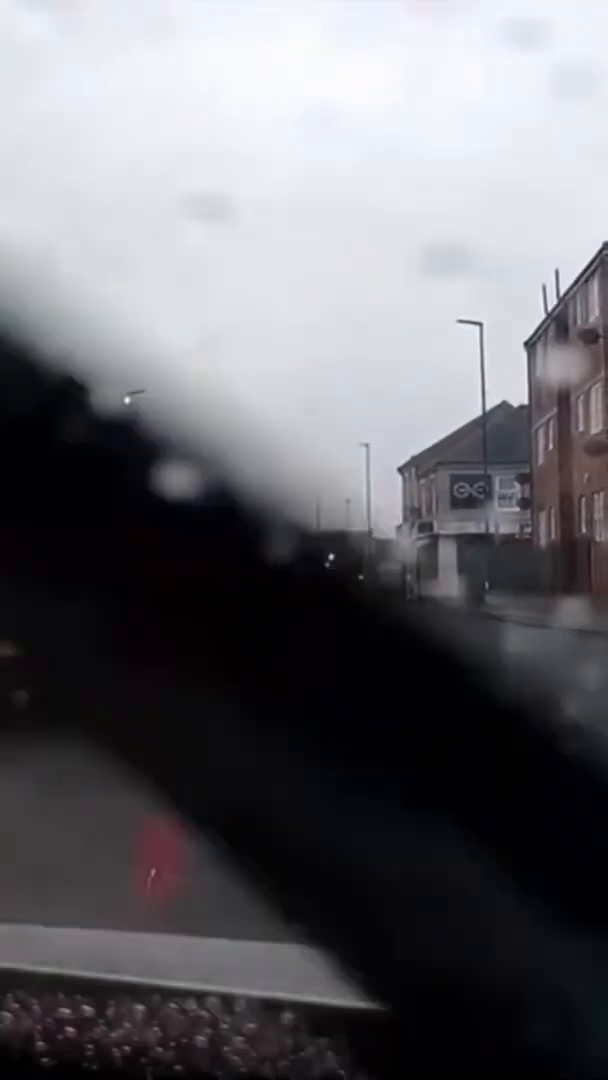
#> input picture frame 43 of car and pedestrains detector/dashcam1.mp4, 608 x 1080 px
$ python car_and_pedestrains.py
#> lines starting #> are read from the running program, lines starting #| are printed output that depends on the picture; after the words box and inside, x2 and y2 are one past the last pixel; in counts of white or black regions, pixels touching at a corner belong together
import cv2

from random import randrange

#setting the window size
cv2.namedWindow('Car and Pedestrains Detector', cv2.WINDOW_NORMAL)

#importing the video file to the code and save in some variable
video = cv2.VideoCapture('dashcam1.mp4')
# video = cv2.VideoCapture('dashcam2.mp4')
# video = cv2.VideoCapture('dashcam3.mp4')

#adding our pre-trained algorithm's tio the variables
car_tracker_algorithm = 'car_algoritham.xml'
pedestrain_tracker_algorithm = 'pedestrain_algorithm.xml'

#adding the classifiers
car_tracker = cv2.CascadeClassifier(car_tracker_algorithm)
pedestrain_tracker = cv2.CascadeClassifier(pedestrain_tracker_algorithm)

#run the code forever until the car stops
while True:

    #read the current frames
    (read_successful, frame) = video.read()
#> frame is the input picture: shape (1080, 608, 3); mean B, G, R 109.9, 105.2, 105.4

    #safe execution of the code
    if read_successful:
        #convert the color frame to the gray frame or black and white frame
        grayscaled_frame = cv2.cvtColor(frame,cv2.COLOR_BGR2GRAY)
    else:
        break

    #detect car and the pedestrains
    cars = car_tracker.detectMultiScale(grayscaled_frame)
#> cars = [[440, 474, 49, 49]]
    pedestrains = pedestrain_tracker.detectMultiScale(grayscaled_frame)
#> pedestrains = ()

    #draw the rectangle for the cars and the pedestrains
    for (x,y,w,h) in cars:
        cv2.rectangle(frame, (x+1,y+2), (x+w,y+h), (255,0,0) , 2)
        cv2.rectangle(frame, (x,y), (x+w,y+h), (0,0,255) , 2)
#> this loop made 1 pass
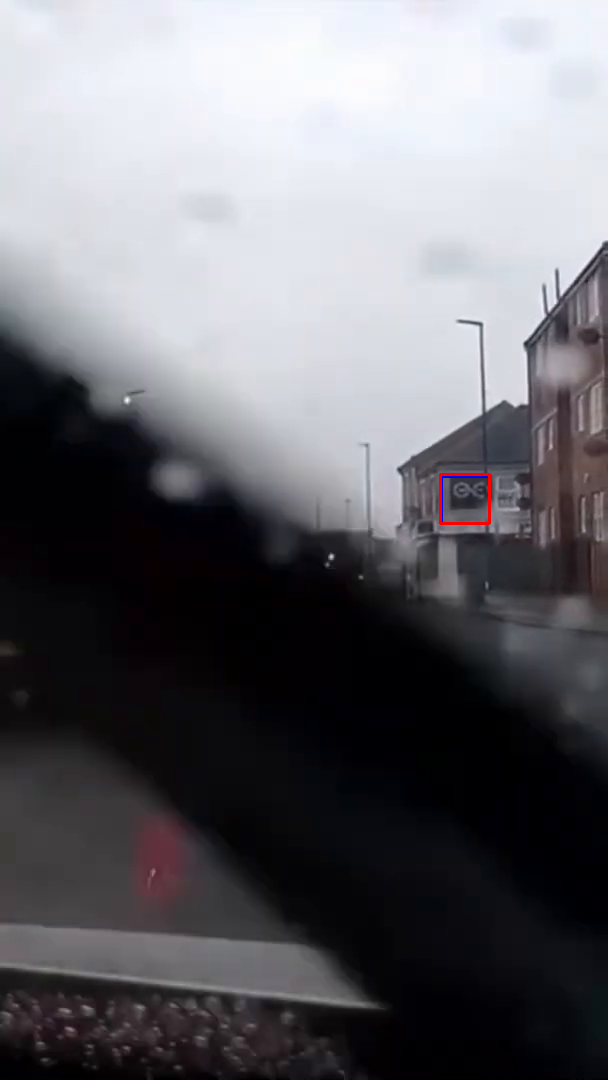
#> frame: shape (1080, 608, 3); 0.11% of pixels changed, all inside (x1, y1, x2, y2) = (439, 473, 491, 525)

    for (x,y,w,h) in pedestrains:
        cv2.rectangle(frame, (x,y), (x+w,y+h) , (0,255,255) , 2 )
#> this loop made 0 passes

    #to show the frame in pop-up-window
    cv2.imshow('Car and Pedestrains Detector',frame)

    #to stay in the frame
    key = cv2.waitKey(1)
#> (key Esc is pressed here)

    #to end the loop
    if key==81 or key==113:
        break

video.release()

print("Code completed")

$ run again, starting later in the video
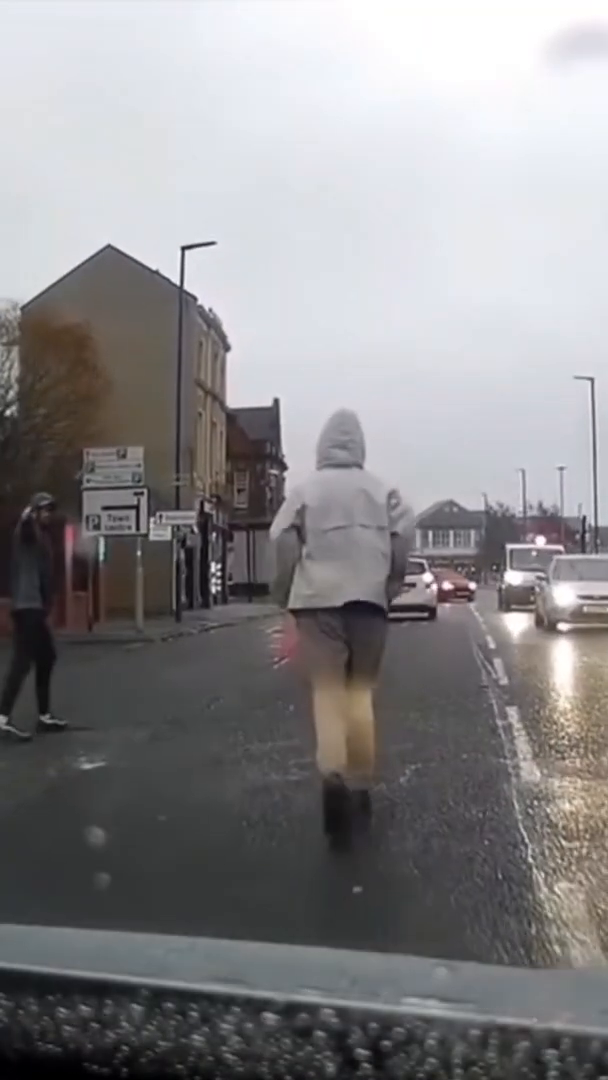
#> input picture frame 197 of car and pedestrains detector/dashcam1.mp4, 608 x 1080 px
#> frame is the input picture: shape (1080, 608, 3); mean B, G, R 139, 137.3, 138.6
#> cars = [[405, 603, 25, 25], [314, 437, 46, 46], [429, 559, 59, 59], [484, 552, 65, 65]]
#> pedestrains = [[294, 734, 95, 189], [267, 618, 145, 290]]
#> the loop `for (x,y,w,h) in cars:` made 4 passes
#> after the loop `for (x,y,w,h) in cars:`:
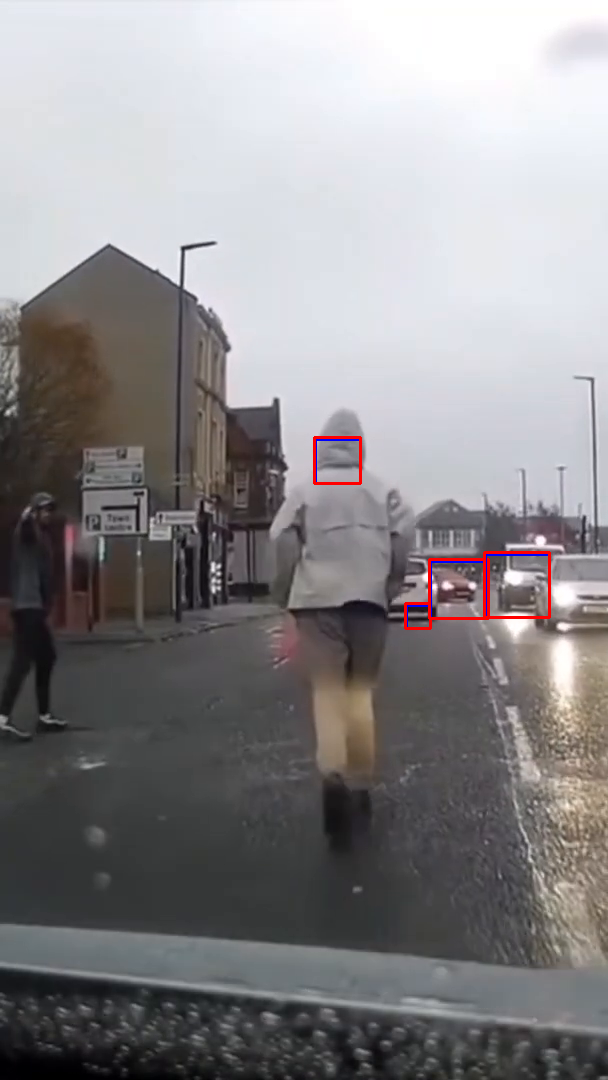
#> frame: shape (1080, 608, 3); 0.42% of pixels changed, all inside (x1, y1, x2, y2) = (313, 436, 551, 630)
#> the loop `for (x,y,w,h) in pedestrains:` made 2 passes
#> after the loop `for (x,y,w,h) in pedestrains:`:
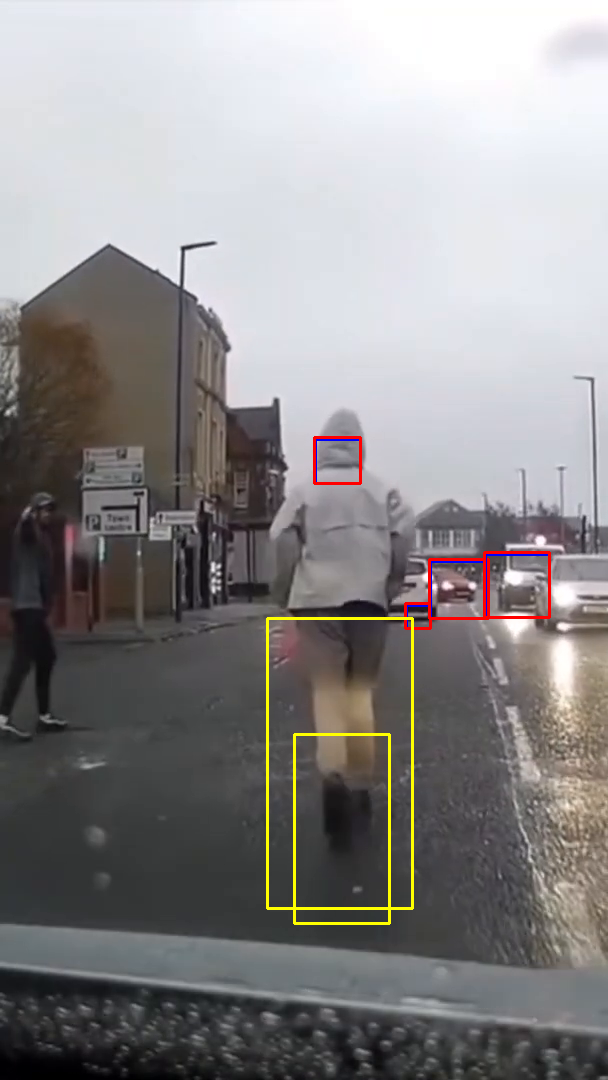
#> frame: shape (1080, 608, 3); 0.65% of pixels changed, all inside (x1, y1, x2, y2) = (266, 617, 414, 925)

$ run again, starting later in the video
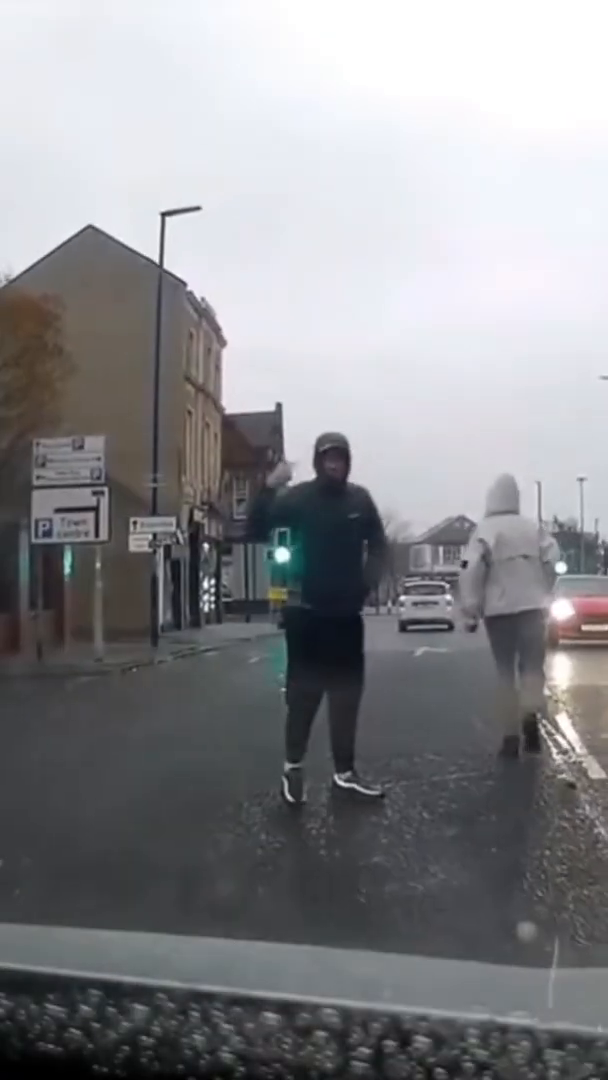
#> input picture frame 350 of car and pedestrains detector/dashcam1.mp4, 608 x 1080 px
#> frame is the input picture: shape (1080, 608, 3); mean B, G, R 142.3, 139.1, 138.6
#> cars = [[378, 567, 93, 93]]
#> pedestrains = [[224, 429, 189, 377]]
#> the loop `for (x,y,w,h) in cars:` made 1 pass
#> after the loop `for (x,y,w,h) in cars:`:
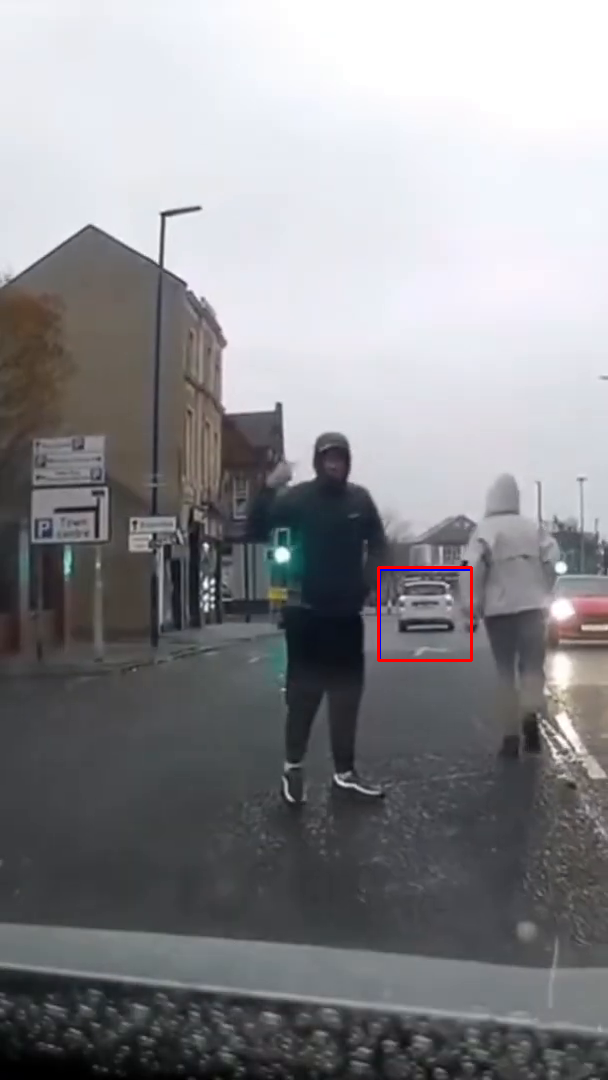
#> frame: shape (1080, 608, 3); 0.21% of pixels changed, all inside (x1, y1, x2, y2) = (377, 566, 473, 662)
#> the loop `for (x,y,w,h) in pedestrains:` made 1 pass
#> after the loop `for (x,y,w,h) in pedestrains:`:
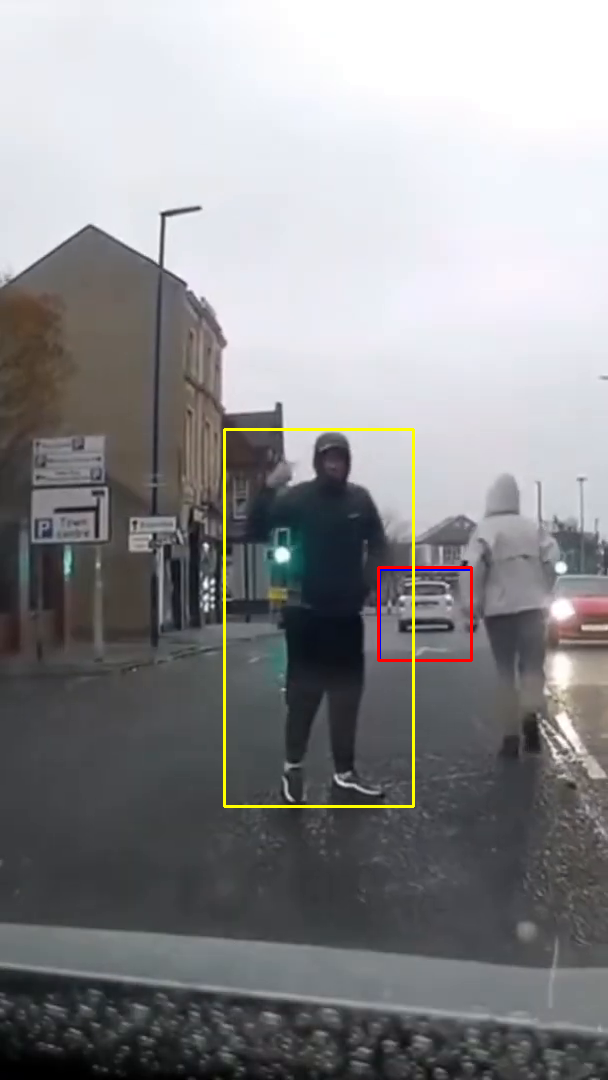
#> frame: shape (1080, 608, 3); 0.52% of pixels changed, all inside (x1, y1, x2, y2) = (223, 428, 415, 808)
